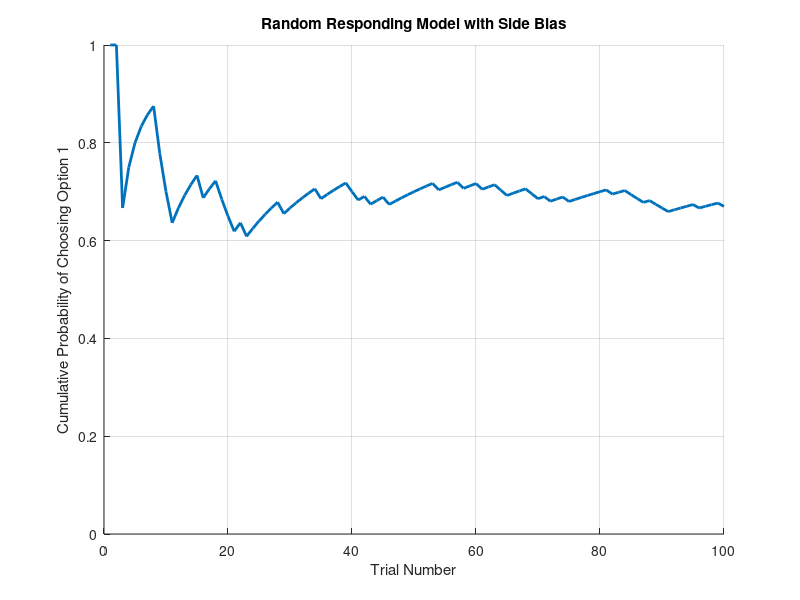

Source code (MATLAB): (Note: this script raises an error after producing the figure.)
% --- Part 1: Simulate the Random Responding Model ---

% Experiment parameters
T = 100;        % Number of trials
p = [0.2 0.8];  % Payoff probabilities for bandits

% Model parameter
bias = 0.7;     % Probability of choosing option 1

% Initialize choices and rewards
choice = zeros(T,1);
r = zeros(T,1);

% Simulate choices and rewards
for t = 1:T
    % Simulate choice based on bias
    if rand < bias
        choice(t) = 1;  % Choose option 1
    else
        choice(t) = 2;  % Choose option 2
    end
    
    % Simulate reward based on payoff probability
    current_choice = choice(t);
    if rand < p(current_choice)
        r(t) = 1;   % Reward of +1
    else
        r(t) = -1;  % Reward of -1
    end
end

% Plot the cumulative choice probability of choosing option 1
figure(1); clf; hold on;
cum_choice_prob = cumsum(choice == 1) ./ (1:T)';
plot(1:T, cum_choice_prob, 'linewidth', 2);
xlabel('Trial Number');
ylabel('Cumulative Probability of Choosing Option 1');
title('Random Responding Model with Side Bias');
ylim([0 1]);
grid on;

% --- Part 3: Compute p(stay) After Wins and Losses ---

% Previous choices and rewards
choice_last = [nan; choice(1:end-1)];
r_last = [nan; r(1:end-1)];

% Indices for trials where the last reward was a loss or a win
i_lost = r_last == -1;
i_won = r_last == +1;

% Probability of staying after a loss
p_stay_after_loss = nanmean(choice(i_lost) == choice_last(i_lost));

% Probability of staying after a win
p_stay_after_win = nanmean(choice(i_won) == choice_last(i_won));

% Display the results
fprintf('Probability of staying after a loss: %.4f\n', p_stay_after_loss);
fprintf('Probability of staying after a win: %.4f\n', p_stay_after_win);

% --- Part 5: Plot the Probabilities ---

% Store the probabilities in an array
p_stay = [p_stay_after_loss, p_stay_after_win];

% Plot the probabilities
figure(2); clf;
bar(1:2, p_stay, 0.5, 'FaceColor', [0.2 0.6 0.8]);
set(gca, 'xtick', 1:2, 'xticklabel', {'Loss (-1)', 'Win (+1)'}, 'fontsize', 12);
ylabel('Probability of Staying');
xlabel('Last Reward');
title('Random Responding Model: Probability of Staying After Loss or Win');
ylim([0 1]);
grid on;
